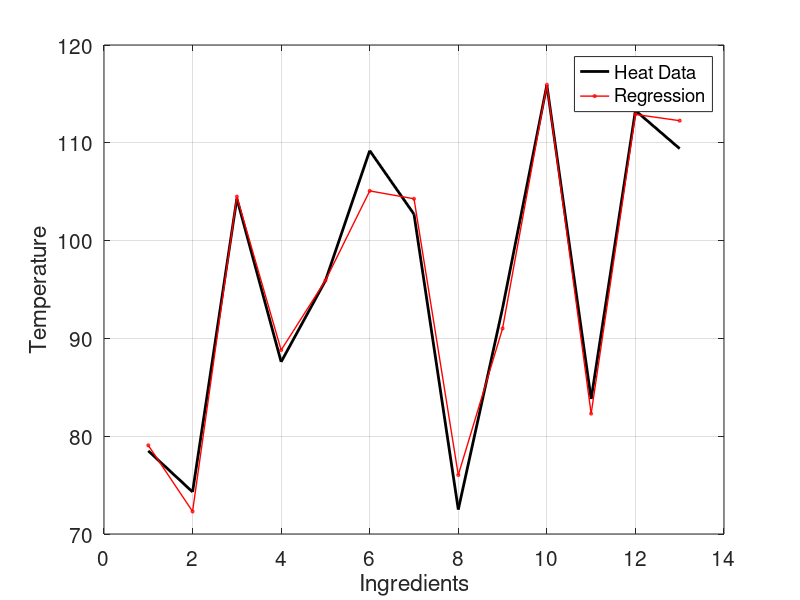

Here is the MATLAB script that generated this plot:
clear all, close all, clc

load hald;
A = ingredients;
b = heat;

[U, S, V] = svd(A,'econ');
x = V*inv(S)*U'*b;

plot(b,'k', 'LineWidth',2); hold on     % Plotting Data
plot(A*x, 'r-o', 'LineWidth', 1., 'MarkerSize',2);  % Plot Regression
l1 = legend('Heat Data', 'Regression')
set(l1, 'FontSize', 18)
grid on
set(gcf, 'Position', [1400 100 1500 1500])
set(gca, 'FontSize', 15)
xlabel('Ingredients')
ylabel('Temperature')
